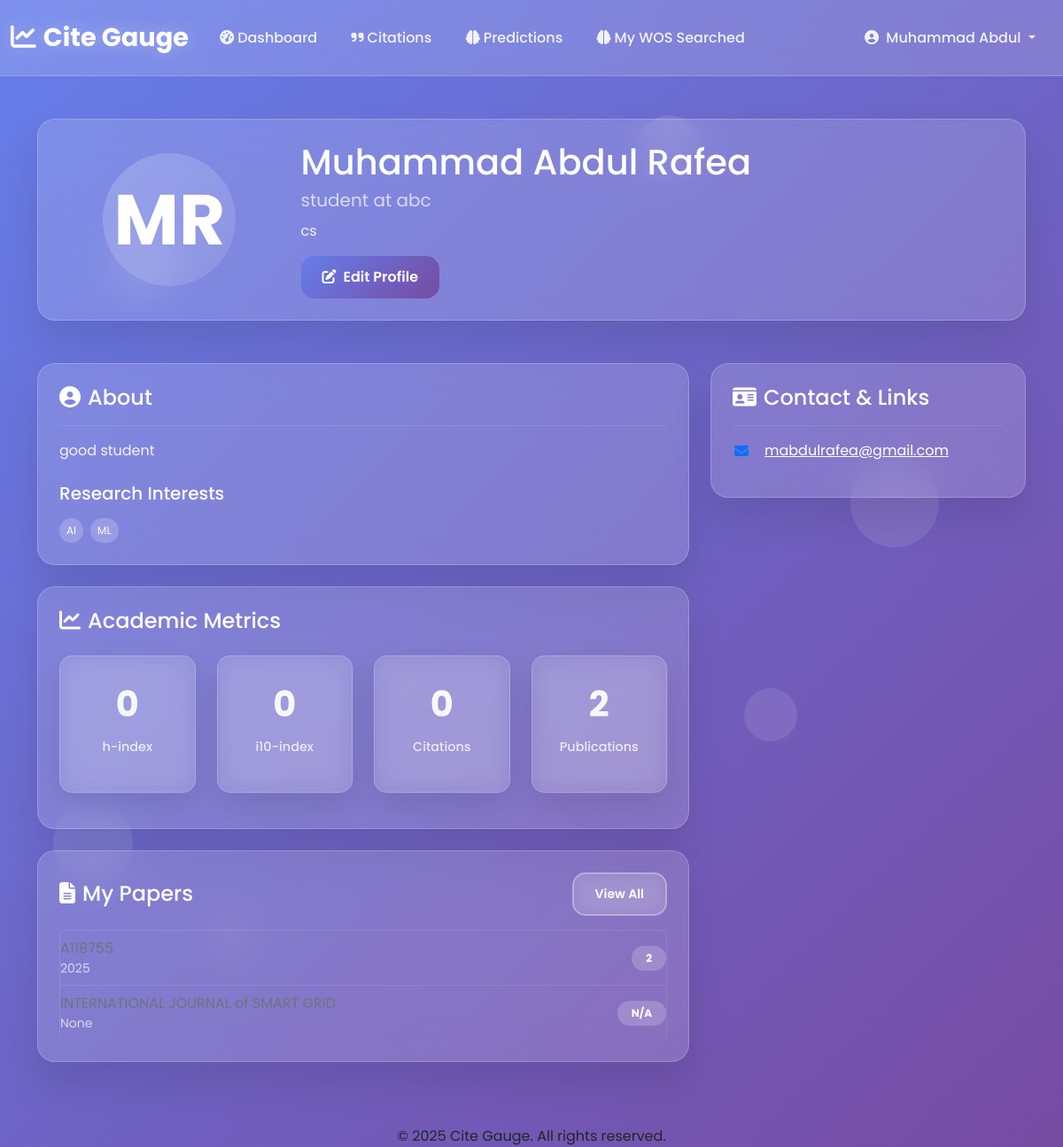
Page /user/profile/ (signed in) on the earlier database version.
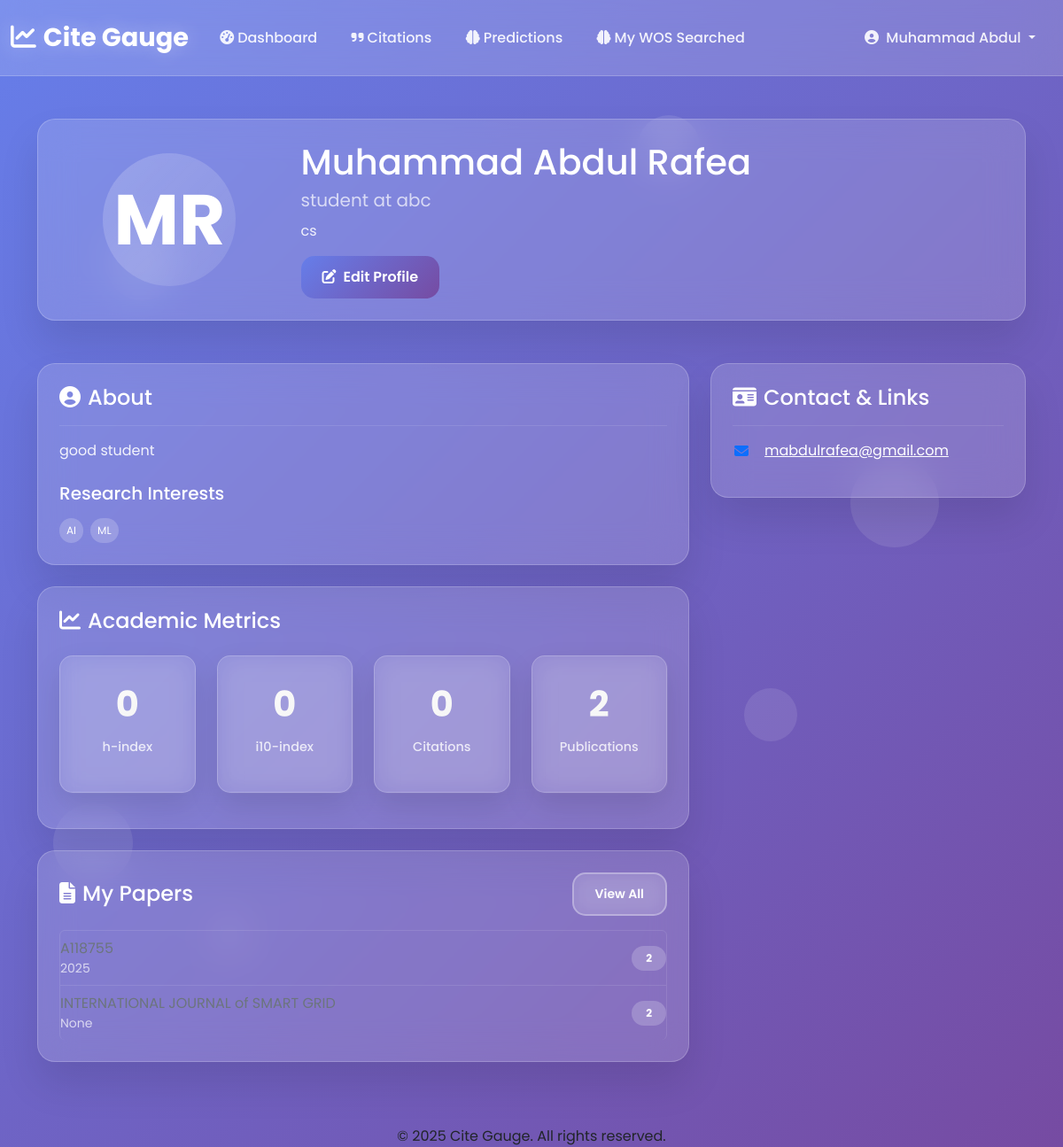
Same page on the later database version.
### user/models.py (models this page shows, shortened)
class ResearchPaper(models.Model):
    user = models.ForeignKey(
        CustomUser,
        on_delete=models.CASCADE,
        related_name='research_papers',
        help_text="User who uploaded the document"
    )
    filename = models.CharField(
        max_length=255,
        help_text="Original filename of the uploaded document"
    )
    title = models.TextField(
        help_text="Extracted or generated title from the document"
    )
    abstract = models.TextField(
        blank=True,
        null=True,
        help_text="Extracted abstract or summary from the document"
    )
    authors = models.JSONField(
        default=list,
        blank=True,
        help_text="List of extracted authors from the document."
    )
    keywords = models.JSONField(
        default=list,
        help_text="List of extracted keywords from the document"
    )
    publication_year = models.IntegerField(blank=True, null=True, help_text="Extracted publication year.")
    category = models.CharField(max_length=100, blank=True, null=True)
    status = models.CharField(max_length=50, default='draft', blank=True)
    file_size = models.PositiveIntegerField(
        help_text="Size of the original file in bytes"
    )
    file_type = models.CharField(
        max_length=10,
        help_text="File extension (pdf, docx, txt)"
    )
    predicted_citations = models.IntegerField(
        blank=True, null=True,
        help_text="Predicted citation count for the next 2 years."
    )
    prediction_confidence_low = models.IntegerField(blank=True, null=True)
    prediction_confidence_high = models.IntegerField(blank=True, null=True)
    predicted_at = models.DateTimeField(blank=True, null=True)
    light_gbm_predicted_citations = models.IntegerField(blank=True, null=True, help_text="Dummy LightGBM prediction")
    light_gbm_percentage = models.IntegerField(blank=True, null=True, help_text="[DEPRECATED] No longer used.")
    light_gbm_predicted_at = models.DateTimeField(blank=True, null=True)
    uploaded_at = models.DateTimeField(auto_now_add=True)
    updated_at = models.DateTimeField(auto_now=True)
    class Meta:
        ordering = ['-updated_at']
        unique_together = ['user', 'filename']  # Prevent duplicate filenames per user
        indexes = [
            models.Index(fields=['user', 'filename']),
            models.Index(fields=['uploaded_at']),
        ]

### user/views.py (the view)
# urls.py: path('profile/', ResearcherProfileDetailView.as_view(), name='researcher_profile'),
class ResearcherProfileDetailView(LoginRequiredMixin, DetailView):
    model = ResearcherProfile
    template_name = 'user/profile_detail.html'
    context_object_name = 'profile'
    def get_object(self):
        return get_object_or_404(ResearcherProfile, user=self.request.user)
    def get_context_data(self, **kwargs):
        context = super().get_context_data(**kwargs)
        context['papers'] = ResearchPaper.objects.filter(user=self.get_object().user)
        return context

### user/models.py (called while the page is built)
    def get_full_name(self):
        return f"{self.first_name} {self.last_name}".strip()

    @property
    def full_name(self):
        return self.user.get_full_name()

    @property
    def first_name(self):
        return self.user.first_name

    @property
    def last_name(self):
        return self.user.last_name

    @property
    def research_interests_list(self):
        if not self.research_interests:
            return []
        return sorted([interest.strip() for interest in self.research_interests.split(',') if interest.strip()])

### templates/user/profile_detail.html (shortened to what the changed rows need)
{% extends "base.html" %}
{% load static %}
{% block main_content %}
<div class="container py-5">
  <div class="row">
    <div class="col-12 mb-4">
      <div class="glass-card animate__animated animate__fadeIn">
        <div class="row align-items-center">
          <div class="col-md-3 text-center mb-3 mb-md-0">
            {% if profile.profile_picture %}
              <img src="{{ profile.profile_picture.url }}" alt="{{ profile.full_name }}" class="img-fluid rounded-circle" style="width: 150px; height: 150px; object-fit: cover; border: 3px solid rgba(255, 255, 255, 0.3);">
            {% else %}
              <div class="rounded-circle d-flex align-items-center justify-content-center mx-auto" style="width: 150px; height: 150px; background: linear-gradient(135deg, rgba(255,255,255,0.2) 0%, rgba(255,255,255,0.1) 100%);">
                <h1 class="mb-0 display-1 fw-bold text-white">{{ profile.first_name|first }}{{ profile.last_name|first }}</h1>
              </div>
            {% endif %}
          </div>
          <div class="col-md-9">
            <h1 class="mb-1 text-white">{{ profile.full_name }}</h1>
          </div>
        </div>
      </div>
    </div>
    <div class="col-md-8">
      <div class="glass-card mb-4 animate__animated animate__fadeInUp animate__delay-3s">
        {% if papers %}
          <ul class="list-group list-group-flush-glass">
            {% for paper in papers|slice:":5" %}
              <li class="list-group-item">
                <div class="d-flex justify-content-between align-items-center">
                  <div>
                    <a href="{% url 'my_papers' %}" class="text-secondary text-decoration-none">{{ paper.title }}</a>
                    <small class="d-block text-glass-muted">{{ paper.publication_year }}</small>
                  </div>
                  <span class="badge badge-glass ext-secondary">{{ paper.predicted_citations|default:"N/A" }}</span>
                </div>
              </li>
            {% endfor %}
          </ul>
        {% else %}
          <p class="text-glass-muted text-center py-4">No papers uploaded yet.</p>
        {% endif %}
      </div>
    </div>
  </div>
</div>
{% endblock main_content %}

Differences in the rows shown:
changed ResearchPaper "INTERNATIONAL JOURNAL of SMART GRID": predicted_citations "N/A" → "2"
